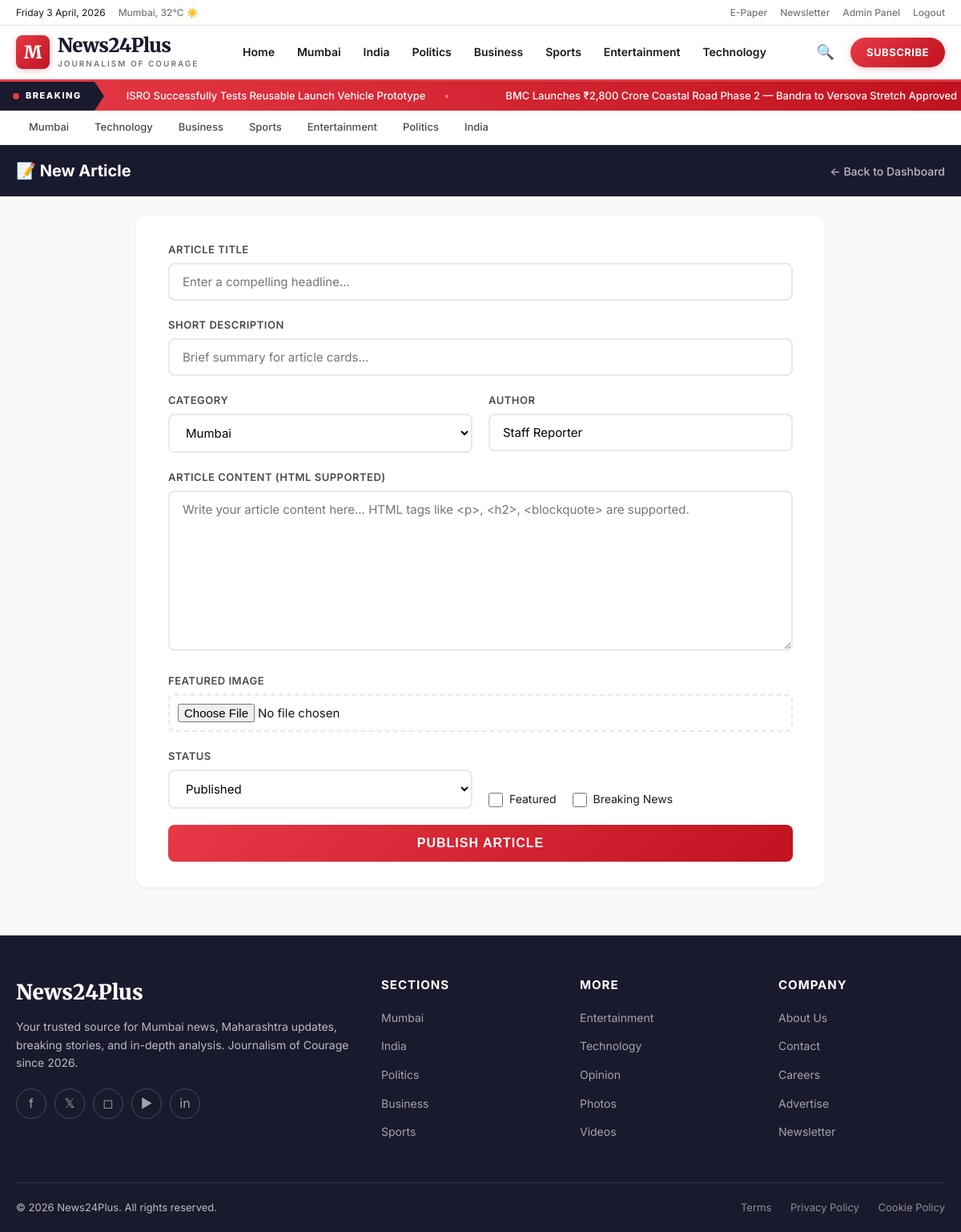
The app's page /admin/article/new (signed in) with its own data.
### models.py (models this page shows, shortened)
class Article(db.Model):
    __tablename__ = 'articles'
    id = db.Column(db.Integer, primary_key=True)
    title = db.Column(db.String(300), nullable=False)
    slug = db.Column(db.String(350), unique=True, nullable=False)
    content = db.Column(db.Text, nullable=False)
    short_description = db.Column(db.String(500))
    category = db.Column(db.String(50), nullable=False, default='News')
    subcategory = db.Column(db.String(50), default='Mumbai')
    author = db.Column(db.String(100), default='Staff Reporter')
    publish_date = db.Column(db.DateTime, default=datetime.utcnow)
    updated_at = db.Column(db.DateTime, default=datetime.utcnow, onupdate=datetime.utcnow)
    image_url = db.Column(db.String(500))
    is_featured = db.Column(db.Boolean, default=False)
    is_breaking = db.Column(db.Boolean, default=False)
    views = db.Column(db.Integer, default=0)
    status = db.Column(db.String(20), default='published')  # published, draft

### app.py (the view, shortened to what this page needs)
@app.route('/admin/article/new', methods=['GET', 'POST'])
@login_required
def admin_new_article():
    return render_template('admin/editor.html', article=None)

### app.py (called while the page is built)
@login_manager.user_loader
def load_user(user_id):
    return User.query.get(int(user_id))

@app.context_processor
def inject_globals():
    categories = db.session.query(Article.category).distinct().all()
    categories = [c[0] for c in categories]
    breaking_news = Article.query.filter_by(is_breaking=True, status='published').order_by(Article.publish_date.desc()).limit(5).all()
    return dict(all_categories=categories, breaking_news=breaking_news)

### templates/admin/editor.html (shortened to what this page needs)
{% extends "base.html" %}
{% block content %}
<div class="admin-header">
    <div class="container">
        <h2>{% if article %}✏️ Edit Article{% else %}📝 New Article{% endif %}</h2>
        <div class="admin-nav">
            <a href="{{ url_for('admin_dashboard') }}">← Back to Dashboard</a>
        </div>
    </div>
</div>
<div class="main-content">
    <div class="container" style="max-width:900px;">
        <div style="background:#fff;border-radius:12px;padding:32px 40px;box-shadow:0 1px 3px rgba(0,0,0,.08);">
            <form method="POST" enctype="multipart/form-data"
                  action="{% if article %}{{ url_for('admin_edit_article', article_id=article.id) }}{% else %}{{ url_for('admin_new_article') }}{% endif %}">
                <div class="form-group">
                    <label for="title">Article Title</label>
                    <input type="text" id="title" name="title" placeholder="Enter a compelling headline..."
                           value="{{ article.title if article else '' }}" required>
                </div>
                <div class="form-group">
                    <label for="short_description">Short Description</label>
                    <input type="text" id="short_description" name="short_description"
                           placeholder="Brief summary for article cards..." maxlength="500"
                           value="{{ article.short_description if article else '' }}">
                </div>
                <div style="display:grid;grid-template-columns:1fr 1fr;gap:20px;">
                    <div class="form-group">
                        <label for="category">Category</label>
                        <select id="category" name="category" required>
                            {% for cat in ['Mumbai', 'India', 'Politics', 'Business', 'Sports', 'Entertainment', 'Technology', 'World'] %}
                            <option value="{{ cat }}" {% if article and article.category == cat %}selected{% endif %}>{{ cat }}</option>
                            {% endfor %}
                        </select>
                    </div>
                    <div class="form-group">
                        <label for="author">Author</label>
                        <input type="text" id="author" name="author"
                               value="{{ article.author if article else 'Staff Reporter' }}">
                    </div>
                </div>
                <div class="form-group">
                    <label for="content">Article Content (HTML supported)</label>
                    <textarea id="content" name="content" placeholder="Write your article content here... HTML tags like <p>, <h2>, <blockquote> are supported." required>{{ article.content if article else '' }}</textarea>
                </div>
                <div class="form-group">
                    <label for="image">Featured Image</label>
                    <input type="file" id="image" name="image" accept="image/*"
                           style="padding:10px;border:2px dashed #E8E8E8;border-radius:8px;cursor:pointer;">
                </div>
                <div style="display:grid;grid-template-columns:1fr 1fr;gap:20px;">
                    <div class="form-group">
                        <label for="status">Status</label>
                        <select id="status" name="status">
                            <option value="published" {% if article and article.status == 'published' %}selected{% endif %}>Published</option>
                        </select>
                    </div>
                    <div class="checkbox-row" style="align-items:end;padding-bottom:20px;">
                        <label>
                            <input type="checkbox" name="is_featured" {% if article and article.is_featured %}checked{% endif %}>
                            Featured
                        </label>
                        <label>
                            <input type="checkbox" name="is_breaking" {% if article and article.is_breaking %}checked{% endif %}>
                            Breaking News
                        </label>
                    </div>
                </div>
                <button type="submit" class="btn-primary">
                    {% if article %}Update Article{% else %}Publish Article{% endif %}
                </button>
            </form>
        </div>
    </div>
</div>
{% endblock %}

### templates/base.html (shortened to what this page needs)
<!DOCTYPE html>
<html lang="en">
<head>
    <link rel="stylesheet" href="{{ url_for('static', filename='css/style.css') }}">
    <link rel="stylesheet" href="{{ url_for('static', filename='css/components.css') }}">
    <link rel="stylesheet" href="{{ url_for('static', filename='css/pages.css') }}">
</head>
<body>
    <div class="top-bar">
        <div class="container">
            <div class="top-bar-left">
                <span id="current-date"></span>
                <a href="{{ url_for('weather') }}">Mumbai, 32°C ☀️</a>
            </div>
            <div class="top-bar-right">
                <a href="{{ url_for('epaper') }}">E-Paper</a>
                <a href="{{ url_for('newsletter') }}">Newsletter</a>
                {% if current_user.is_authenticated %}
                <a href="{{ url_for('admin_dashboard') }}">Admin Panel</a>
                <a href="{{ url_for('admin_logout') }}">Logout</a>
                {% else %}
                <a href="{{ url_for('admin_login') }}">Sign In</a>
                {% endif %}
            </div>
        </div>
    </div>
    <header class="header-main">
        <div class="container">
            <a href="{{ url_for('index') }}" class="logo">
                <div class="logo-icon">M</div>
                <div class="logo-text">
                    <span class="brand-name">News24Plus</span>
                    <span class="brand-tagline">Journalism of Courage</span>
                </div>
            </a>
            <nav class="main-nav" id="main-nav">
                <a href="{{ url_for('index') }}" class="{% if request.endpoint == 'index' %}active{% endif %}">Home</a>
                <a href="{{ url_for('category_page', category_name='Mumbai') }}" class="{% if request.view_args.get('category_name') == 'Mumbai' %}active{% endif %}">Mumbai</a>
                <a href="{{ url_for('category_page', category_name='India') }}">India</a>
                <a href="{{ url_for('category_page', category_name='Politics') }}">Politics</a>
                <a href="{{ url_for('category_page', category_name='Business') }}">Business</a>
                <a href="{{ url_for('category_page', category_name='Sports') }}">Sports</a>
                <a href="{{ url_for('category_page', category_name='Entertainment') }}">Entertainment</a>
                <a href="{{ url_for('category_page', category_name='Technology') }}">Technology</a>
            </nav>
            <div class="header-actions">
                <button class="search-toggle" id="search-toggle" aria-label="Search">🔍</button>
                <a href="{{ url_for('newsletter') }}" class="btn-subscribe">Subscribe</a>
            </div>
        </div>
    </header>
    {% if breaking_news %}
    <div class="breaking-ticker">
        <div class="breaking-label">
            <span class="pulse-dot"></span> BREAKING
        </div>
        <div class="ticker-wrap">
            <div class="ticker-content">
                {% for news in breaking_news %}
                <a href="{{ url_for('article_detail', slug=news.slug) }}">{{ news.title }}</a>
                {% endfor %}
            </div>
        </div>
    </div>
    {% endif %}
    <nav class="secondary-nav">
        <div class="container">
            {% for cat in all_categories %}
            <a href="{{ url_for('category_page', category_name=cat) }}" class="{% if request.view_args.get('category_name') == cat %}active{% endif %}">{{ cat }}</a>
            {% endfor %}
        </div>
    </nav>
    <main>
        {% block content %}{% endblock %}
    </main>
    <footer class="footer">
        <div class="container">
            <div class="footer-grid">
                <div class="footer-brand">
                    <div class="brand-name">News24Plus</div>
                    <p>Your trusted source for Mumbai news, Maharashtra updates, breaking stories, and in-depth analysis. Journalism of Courage since 2026.</p>
                    <div class="footer-social">
                        <a href="https://facebook.com/news24plus" target="_blank" aria-label="Facebook">f</a>
                        <a href="https://twitter.com/news24plus" target="_blank" aria-label="Twitter">𝕏</a>
                        <a href="https://instagram.com/news24plus" target="_blank" aria-label="Instagram">◻</a>
                        <a href="https://youtube.com/news24plus" target="_blank" aria-label="YouTube">▶</a>
                        <a href="https://linkedin.com/company/news24plus" target="_blank" aria-label="LinkedIn">in</a>
                    </div>
                </div>
                <div class="footer-column">
                    <h4>Sections</h4>
                    <ul>
                        <li><a href="{{ url_for('category_page', category_name='Mumbai') }}">Mumbai</a></li>
                        <li><a href="{{ url_for('category_page', category_name='India') }}">India</a></li>
                        <li><a href="{{ url_for('category_page', category_name='Politics') }}">Politics</a></li>
                        <li><a href="{{ url_for('category_page', category_name='Business') }}">Business</a></li>
                        <li><a href="{{ url_for('category_page', category_name='Sports') }}">Sports</a></li>
                    </ul>
                </div>
                <div class="footer-column">
                    <h4>More</h4>
                    <ul>
                        <li><a href="{{ url_for('category_page', category_name='Entertainment') }}">Entertainment</a></li>
                        <li><a href="{{ url_for('category_page', category_name='Technology') }}">Technology</a></li>
                        <li><a href="{{ url_for('category_page', category_name='Opinion') }}">Opinion</a></li>
                        <li><a href="{{ url_for('category_page', category_name='Photos') }}">Photos</a></li>
                        <li><a href="{{ url_for('category_page', category_name='Videos') }}">Videos</a></li>
                    </ul>
                </div>
                <div class="footer-column">
                    <h4>Company</h4>
                    <ul>
                        <li><a href="{{ url_for('static_page', page_name='about') }}">About Us</a></li>
                        <li><a href="{{ url_for('static_page', page_name='contact') }}">Contact</a></li>
                        <li><a href="{{ url_for('static_page', page_name='careers') }}">Careers</a></li>
                        <li><a href="{{ url_for('static_page', page_name='advertise') }}">Advertise</a></li>
                        <li><a href="{{ url_for('newsletter') }}">Newsletter</a></li>
                    </ul>
                </div>
            </div>
            <div class="footer-bottom">
                <span>© 2026 News24Plus. All rights reserved.</span>
                <div>
                    <a href="{{ url_for('static_page', page_name='terms') }}">Terms</a>
                    <a href="{{ url_for('static_page', page_name='privacy') }}">Privacy Policy</a>
                    <a href="{{ url_for('static_page', page_name='cookie') }}">Cookie Policy</a>
                </div>
            </div>
        </div>
    </footer>
</body>
</html>

### static/css/pages.css (style rules this page uses)
.footer { background:var(--primary-dark);color:rgba(255,255,255,.7);padding:50px 0 0 }
.footer-grid { display:grid;grid-template-columns:2fr 1fr 1fr 1fr;gap:40px;margin-bottom:40px }
.footer-brand .brand-name { font-family:var(--font-serif);font-size:26px;font-weight:900;color:#fff;margin-bottom:12px }
.footer-brand p { font-size:14px;line-height:1.6;margin-bottom:20px }
.footer-social { display:flex;gap:10px }
.footer-social a { width:38px;height:38px;border-radius:50%;border:1px solid rgba(255,255,255,.2);display:flex;align-items:center;justify-content:center;color:rgba(255,255,255,.6);font-size:16px;transition:all var(--transition-fast) }
.footer-column h4 { color:#fff;font-size:15px;font-weight:700;margin-bottom:16px;text-transform:uppercase;letter-spacing:1px }
.footer-column ul li { margin-bottom:10px }
.footer-column ul li a { color:rgba(255,255,255,.6);font-size:14px;transition:all var(--transition-fast) }
.footer-bottom { border-top:1px solid rgba(255,255,255,.1);padding:20px 0;display:flex;justify-content:space-between;align-items:center;font-size:13px }
.footer-bottom a { color:rgba(255,255,255,.5);margin-left:20px }
.form-group { margin-bottom:20px }
.form-group label { display:block;font-size:13px;font-weight:600;color:var(--text-secondary);margin-bottom:6px;text-transform:uppercase;letter-spacing:.5px }
.form-group input,.form-group select,.form-group textarea { width:100%;padding:12px 16px;border:2px solid var(--border-light);border-radius:var(--radius-md);font-size:15px;font-family:var(--font-sans);transition:border-color var(--transition-fast);background:var(--bg-white) }
.form-group textarea { min-height:200px;resize:vertical }
.btn-primary { width:100%;background:linear-gradient(135deg,var(--accent-red),var(--accent-red-dark));color:#fff;border:none;padding:14px;border-radius:var(--radius-md);font-size:16px;font-weight:700;cursor:pointer;transition:all var(--transition-base);text-transform:uppercase;letter-spacing:1px }
.admin-header { background:var(--primary-dark);color:#fff;padding:16px 0 }
.admin-header .container { display:flex;justify-content:space-between;align-items:center }
.admin-header h2 { font-size:20px;font-weight:700 }
.admin-header .admin-nav a { color:rgba(255,255,255,.7);margin-left:20px;font-size:14px;font-weight:500 }
.checkbox-row { display:flex;gap:20px;padding:12px 0 }
.checkbox-row label { display:flex;align-items:center;gap:8px;font-size:14px;cursor:pointer }
.checkbox-row input[type="checkbox"] { width:18px;height:18px;accent-color:var(--accent-red) }

### records on screen
Article: title "ISRO Successfully Tests Reusable Launch Vehicle Prototype"
Article: title "BMC Launches ₹2,800 Crore Coastal Road Phase 2 — Bandra to Versova Stretch Approved"

### other values on screen
{{ cat }} "Mumbai" "Technology" "Business" "Sports" "Entertainment" "Politics" "India"
form field category "Mumbai"
